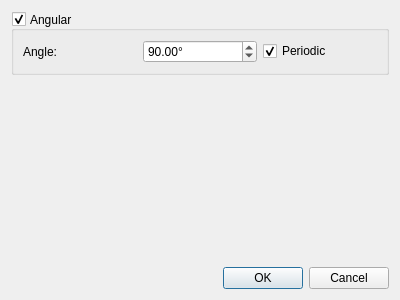
<?xml version="1.0" encoding="UTF-8"?>
<ui version="4.0">
 <class>MergeDialog</class>
 <widget class="QDialog" name="MergeDialog">
  <property name="windowModality">
   <enum>Qt::ApplicationModal</enum>
  </property>
  <property name="geometry">
   <rect>
    <x>0</x>
    <y>0</y>
    <width>400</width>
    <height>300</height>
   </rect>
  </property>
  <property name="windowTitle">
   <string>Merge primitives according to global constraints</string>
  </property>
  <property name="modal">
   <bool>true</bool>
  </property>
  <layout class="QGridLayout" name="gridLayout">
   <item row="0" column="0">
    <widget class="QGroupBox" name="_angularGroup">
     <property name="statusTip">
      <string>Merge primitives with compatible angles</string>
     </property>
     <property name="whatsThis">
      <string>Merge primitives with compatible angles</string>
     </property>
     <property name="title">
      <string>Angular</string>
     </property>
     <property name="alignment">
      <set>Qt::AlignLeading|Qt::AlignLeft|Qt::AlignVCenter</set>
     </property>
     <property name="checkable">
      <bool>true</bool>
     </property>
     <layout class="QGridLayout" name="gridLayout_2">
      <item row="0" column="0">
       <widget class="QLabel" name="_angularGroupAngleValueLabel">
        <property name="text">
         <string>Angle:</string>
        </property>
        <property name="buddy">
         <cstring>_angularGroupAngleValue</cstring>
        </property>
       </widget>
      </item>
      <item row="0" column="1">
       <widget class="QDoubleSpinBox" name="_angularGroupAngleValue">
        <property name="suffix">
         <string>°</string>
        </property>
        <property name="maximum">
         <double>360.000000000000000</double>
        </property>
        <property name="singleStep">
         <double>5.000000000000000</double>
        </property>
        <property name="value">
         <double>90.000000000000000</double>
        </property>
       </widget>
      </item>
      <item row="0" column="2">
       <widget class="QCheckBox" name="_angularGroupPeriodic">
        <property name="text">
         <string>Periodic</string>
        </property>
        <property name="checked">
         <bool>true</bool>
        </property>
       </widget>
      </item>
     </layout>
    </widget>
   </item>
   <item row="2" column="0">
    <widget class="QDialogButtonBox" name="buttonBox">
     <property name="orientation">
      <enum>Qt::Horizontal</enum>
     </property>
     <property name="standardButtons">
      <set>QDialogButtonBox::Cancel|QDialogButtonBox::Ok</set>
     </property>
    </widget>
   </item>
   <item row="1" column="0">
    <spacer name="verticalSpacer">
     <property name="orientation">
      <enum>Qt::Vertical</enum>
     </property>
     <property name="sizeHint" stdset="0">
      <size>
       <width>20</width>
       <height>40</height>
      </size>
     </property>
    </spacer>
   </item>
  </layout>
 </widget>
 <resources/>
 <connections>
  <connection>
   <sender>buttonBox</sender>
   <signal>accepted()</signal>
   <receiver>MergeDialog</receiver>
   <slot>accept()</slot>
   <hints>
    <hint type="sourcelabel">
     <x>248</x>
     <y>254</y>
    </hint>
    <hint type="destinationlabel">
     <x>157</x>
     <y>274</y>
    </hint>
   </hints>
  </connection>
  <connection>
   <sender>buttonBox</sender>
   <signal>rejected()</signal>
   <receiver>MergeDialog</receiver>
   <slot>reject()</slot>
   <hints>
    <hint type="sourcelabel">
     <x>316</x>
     <y>260</y>
    </hint>
    <hint type="destinationlabel">
     <x>286</x>
     <y>274</y>
    </hint>
   </hints>
  </connection>
 </connections>
</ui>
